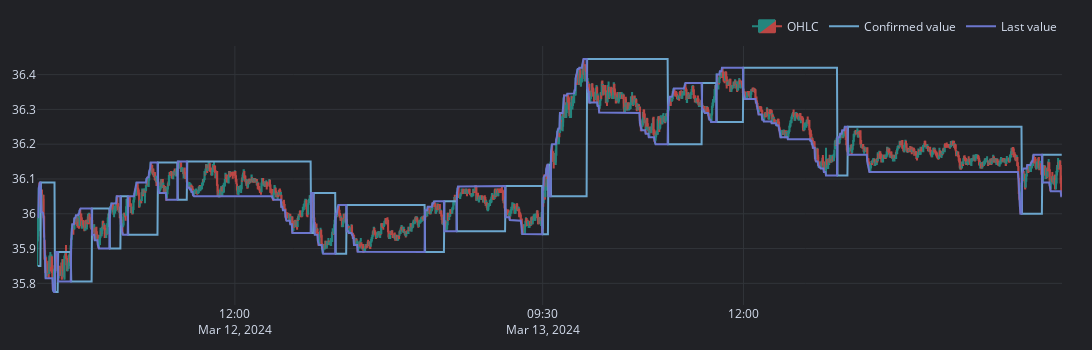

The notebook cell this image was saved under:
### Markdown cell above
# filter dates

### Code cell
#naloadujeme do vbt symbol as column
basic_data = vbt.Data.from_data({"BAC": df}, tz_convert=zoneNY)
start_date = pd.Timestamp('2024-03-12 09:30', tz=zoneNY)
end_date = pd.Timestamp('2024-03-13 16:00', tz=zoneNY)

#basic_data = basic_data.transform(lambda df: df[df.index.date == start_date.date()])
basic_data = basic_data.transform(lambda df: df[(df.index >= start_date) & (df.index <= end_date)])
#basic_data.data["BAC"].info()

# fig = basic_data.plot(plot_volume=False)
# pivot_info = basic_data.run("pivotinfo", up_th=0.003, down_th=0.002)
# #pivot_info.plot()
# pivot_info.plot(fig=fig, conf_value_trace_kwargs=dict(visible=True))
# fig.show()


# rsi14 = basic_data.data["BAC"]["Rsi14"].rename("Rsi14")

# rsi14.vbt.plot().show()
# basic_data.data["BAC"].vbt.ohlcv.plot().show()
